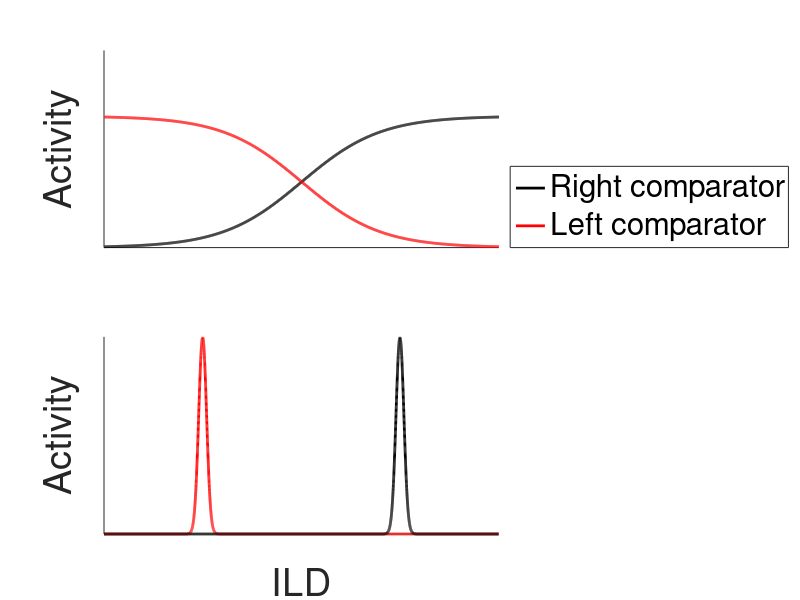

This figure's MATLAB source:
set(0,'DefaultAxesFontSize', 25)
set(0,'DefaultFigureColor','w')
set(0,'DefaultAxesBox','off')

t = -5:0.01:5; 
sig = 1./(1+(exp(-t))); 
figure()
subplot(2,1,1) 
plot(sig,'k','Linewidth',2)
hold on 
plot(1-sig,'r','Linewidth',2)
legend({'Right comparator','Left comparator'},'Location','SouthEastOutside')
% % legend({'Low intensity','High intensity'},'Location','NorthWest')
% legend boxoff
xlim([0 1000])
ylim([0 1.5])
set(gca,'YTick',[],'XTick',[],'Box','off')
ylabel('Activity')

x = [0:0.1:1000];
norm = normpdf(x,250,10);
norm2 = normpdf(x,750,10);
subplot(2,1,2) 
plot(x,norm,'r','Linewidth',2)
hold on 
plot(x,norm2,'k','Linewidth',2)
xlim([0 1000])
ylabel('Neural activity') 
set(gca,'YTick',[],'XTick',[],'Box','off')
ylabel('Activity')
xlabel('ILD')





